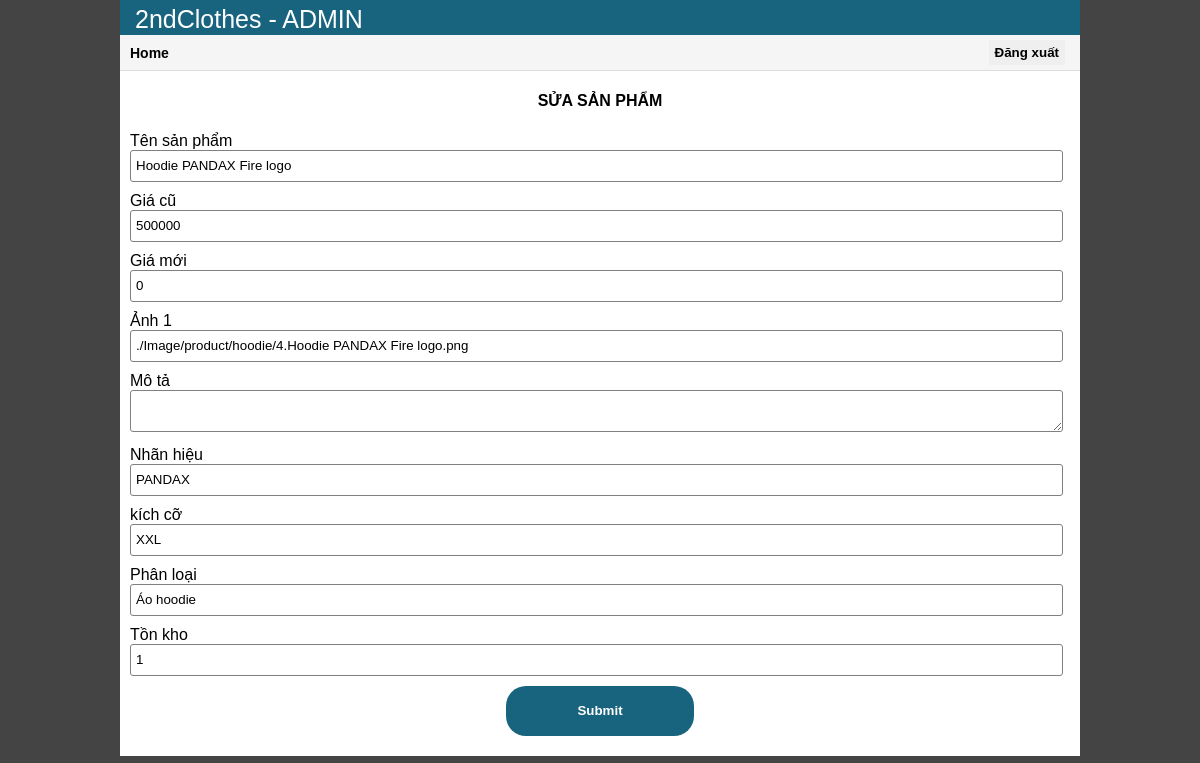
Screenshot of /admin/function/editProduct.php?productID=4 with the database file from the repository.
### tables this page shows
CREATE TABLE `product` (
  `productID` int(11) NOT NULL,
  `productname` varchar(50) NOT NULL,
  `category` varchar(50) NOT NULL,
  `price` int(11) DEFAULT NULL,
  `discount` float DEFAULT NULL,
  `size` varchar(10) DEFAULT NULL,
  `instock` int(11) DEFAULT NULL,
  `description` mediumtext DEFAULT NULL,
  `image` varchar(200) DEFAULT NULL,
  `brand` varchar(50) NOT NULL
);

### admin/function/functions.php (called while the page is built, shortened)
<?php
    require_once '../connectdb.php';
?>
<?php
    function getDetailProduct($id){
        $sql = "SELECT * FROM product WHERE productID = $id";
        global $conn;
        $kq = $conn->query($sql);
        if ($kq==null) return false;
        else return $kq->fetch();
    }

### admin/function/editProduct.php (the view, shortened to what this page needs)
<?php
    require_once 'functions.php';
    $id = $_GET['productID'];
    settype($id, "int");
    $product = getDetailProduct($id);
?>
<!DOCTYPE html>
<html lang="en">
<head>
    <link rel="stylesheet" href="../css/style.css">
    <link href="../css/add_update.css" rel= "stylesheet" >
</head>
<body>
    <div class="container">
        <header>2ndClothes - ADMIN</header>
        <div class="menu">
            <a href="../index.php" class="home">Home</a>
            <form method="post" action="../login/logout.php">
                <input type="submit" name="logout" value="Đăng xuất">
            </form>
        </div>
        <div class="formContainer">
            <h4 class="formHeader">SỬA SẢN PHẨM</h4>
            <form action="" method="post">
                <div class="form-group">
                <label>Tên sản phẩm</label> <input name="productname" type="text" value="<?=$product['productname']?>" class="form-control"/>
                </div>
                <div class="form-group">
                <label>Giá cũ</label> <input name="price" type="number" value="<?=$product['price']?>" class="form-control"/>
                </div>
                <div class="form-group">
                <label>Giá mới</label> <input name="discount" type="number" value="<?=$product['discount']?>" class="form-control"/>
                </div>
                <div class="form-group">
                <label>Ảnh 1</label> <input name="img" type="text" value="<?=$product['image']?>" class="form-control"/>
                </div>
                <div class="form-group">
                <label>Mô tả</label> <textarea class="form-control" name="description" value="<?=$product['description']?>" ></textarea>
                </div>
                <div class="form-group">
                <label>Nhãn hiệu</label> <input name="brand" type="text" value="<?=$product['brand']?>" class="form-control"/>
                </div>
                <div class="form-group">
                <label>kích cỡ</label> <input name="size" type="text" value="<?=$product['size']?>" class="form-control"/>
                </div>
                <div class="form-group">
                <label>Phân loại</label> <input name="phanloai" type="text" value="<?=$product['category']?>" class="form-control"/>
                </div>
                <div class="form-group">
                <label>Tồn kho</label> <input name="stock" type="text" value="<?=$product['instock']?>" class="form-control"/>
                </div>
                <div class="form-group">
                <input name="btn" type="submit" value="Submit" class="submit-button"/>
                </div>
            </form>
        </div>
    </div>
    </body>
</html>

### admin/css/style.css (style rules this page uses)
body { background-color: #444; margin: 0; font-family: Arial, Helvetica, sans-serif; }
* { text-decoration: none; }
.container { background-color: white; width: 80%; margin-left: 10%; height: 100%; }
header { max-width: 100%; height: 25px; padding: 5px 5px; background-color: #18647f; color: white; font-size: 25px; text-indent: 10px; }
.menu { max-width: 100%; height: 25px; padding: 5px 5px; font-size: 14px; background-color: #f5f5f5; border-bottom: 1px solid #ddd; }
.home { margin-left: 0px; display: inline-block; padding: 5px; color: black; font-weight: bold; }
.menu form { float:right; display: inline; padding: 0px 10px 6px 10px; height: 100%; }
.menu form input { border: none; height: 100%; font-weight: bold; }

### admin/css/add_update.css (style rules this page uses)
.formContainer { margin-bottom: 50px; }
h4 { text-align: center; }
.form-group { margin: 10px 10px 0px; }
.form-control { width:98%; padding: 5px; outline: none; border: 1px solid gray; border-radius: 3px; }
.submit-button { padding: 8px 30px; outline: none; border: none; border-radius: 20px; font-weight: bold; background-color: #18647f; color: white; cursor: pointer; width: 20%; height: 50px; margin-left: 40%; margin-bottom: 20px; }
form input { height: 20px; }

### rows the page displays
product: productname "Hoodie PANDAX Fire logo", price "500000", discount "0", img "./Image/product/hoodie/4.Hoodie PANDAX Fire logo.png", brand "PANDAX", size "XXL", phanloai "Áo hoodie", stock "1"
